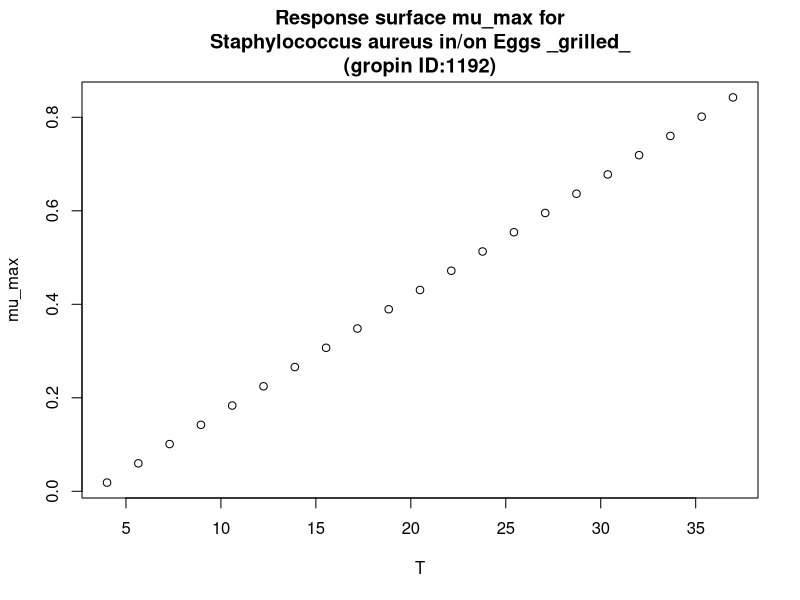

Write the R code that produced this figure.
#############################
# start of Parameter script
#############################
T <- seq(4.004,36.963036963037,length.out=21)
#############################
# end of Parameter script
#############################
############################# 
# start of Model script Gropin ID 1192 
#############################
 
# constant coefficients for this model
 
variables <- data.frame(T)
argumentsPar <- expand.grid(variables)
 
# heart of the model
response_surface <- function(T) {
   mumax <-0.025*(T-3.260)

return(mumax=mumax)
} 

# output parameters
mumax <- cbind(argumentsPar,response_surface(argumentsPar['T']))
colnames(mumax) <- c(colnames(argumentsPar),'mumax')
#############################
# End of Model script
#############################
############################# 
# start of Visualisation script Gropin ID 1192 
#############################
plot(T,mumax$mumax,
                          xlab='T',
                          ylab='mu_max',main='Response surface mu_max for
Staphylococcus aureus in/on Eggs _grilled_
(gropin ID:1192)')
#############################
# End of Visualisation script
#############################
